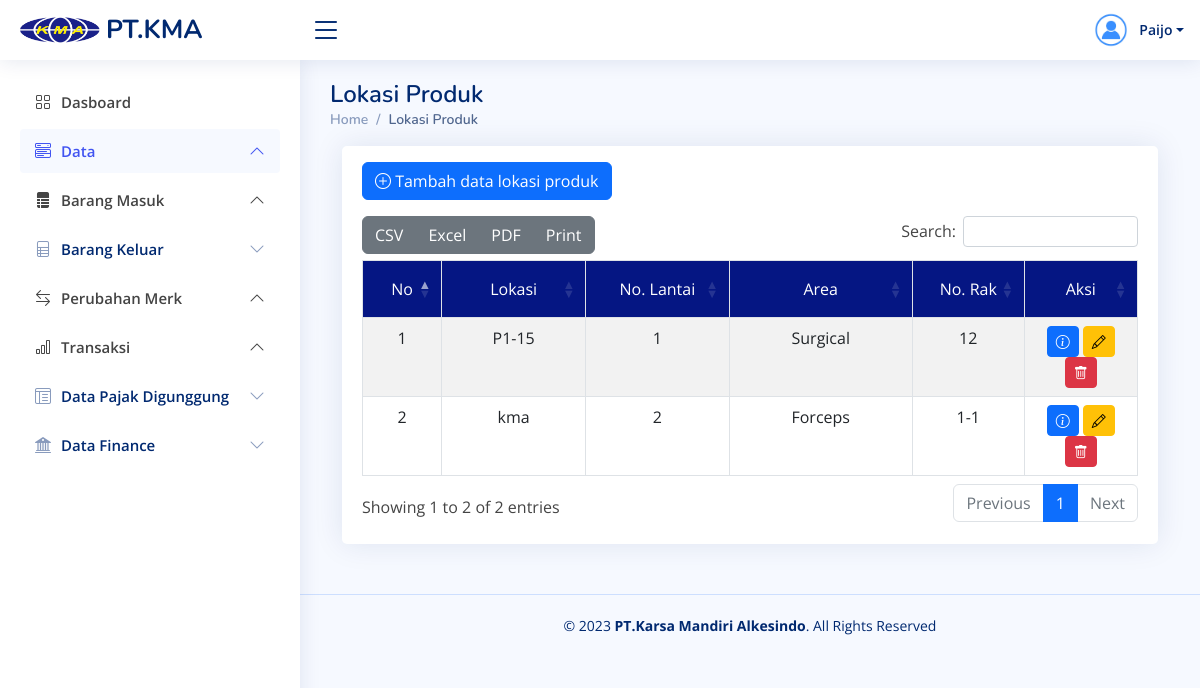
/lokasi-produk.php (signed in), run on the app's committed database.
### tables this page shows
CREATE TABLE `tb_lokasi_produk` (
  `id_lokasi` varchar(50) NOT NULL,
  `id_user` varchar(50) NOT NULL,
  `nama_lokasi` varchar(50) NOT NULL,
  `no_lantai` varchar(10) NOT NULL,
  `nama_area` varchar(50) NOT NULL,
  `no_rak` varchar(25) NOT NULL,
  `created_date` varchar(50) NOT NULL,
  `updated_date` varchar(50) NOT NULL,
  `user_updated` varchar(50) NOT NULL
);

### lokasi-produk.php (the view, shortened to what this page needs)
<?php
include "akses.php";
?>
<!DOCTYPE html>
<html lang="en">
<head>
    <?php include "page/head.php"; ?>
</head>
<body>
    <?php include "page/nav-header.php" ?>
    <?php include "page/sidebar.php"; ?>
    <main id="main" class="main">
        <div class="pagetitle">
            <h1>Lokasi Produk</h1>
            <nav>
                <ol class="breadcrumb">
                    <li class="breadcrumb-item"><a href="dashboard.php">Home</a></li>
                    <li class="breadcrumb-item active">Lokasi Produk</li>
                </ol>
            </nav>
        </div>
        <section class="section dashboard">
            <div class="container-fluid">
                <div class="card">
                    <div class="card-body mt-3">
                        <button class="btn btn-primary btn-md" data-bs-toggle="modal" data-bs-target="#modal1"><i class="bi bi-plus-circle"></i> Tambah data lokasi produk</button>
                        <div class="table-responsive mt-3">
                            <table class="table table-bordered table-striped" id="table1">
                                <thead>
                                    <tr class="text-white" style="background-color: #051683;">
                                        <td class="text-center p-3" style="width: 80px">No</td>
                                        <td class="text-center p-3" style="width: 200px">Lokasi</td>
                                        <td class="text-center p-3" style="width: 200px">No. Lantai</td>
                                        <td class="text-center p-3" style="width: 300px">Area</td>
                                        <td class="text-center p-3" style="width: 150px">No. Rak</td>
                                        <td class="text-center p-3" style="width: 150px">Aksi</td>
                                    </tr>
                                </thead>
                                <tbody>
                                    <?php
                                    include "koneksi.php";
                                    $no = 1;
                                    $sql = "SELECT lp.*,  uc.nama_user as user_created, uu.nama_user as user_updated
                                            FROM tb_lokasi_produk as lp
                                            LEFT JOIN user uc ON (lp.id_user = uc.id_user)
                                            LEFT JOIN user uu ON (lp.user_updated = uu.id_user)";
                                    $query = mysqli_query($connect, $sql) or die(mysqli_error($connect, $sql));
                                    while ($data = mysqli_fetch_array($query)) {
                                        $id_lokasi = base64_encode($data['id_lokasi']);
                                    ?>
                                        <tr>
                                            <td class="text-center"><?php echo $no; ?></td>
                                            <td class="text-center"><?php echo $data['nama_lokasi']; ?></td>
                                            <td class="text-center"><?php echo $data['no_lantai']; ?></td>
                                            <td class="text-center"><?php echo $data['nama_area']; ?></td>
                                            <td class="text-center"><?php echo $data['no_rak']; ?></td>
                                            <td class="text-center">
                                                <button class="btn btn-primary btn-sm" data-bs-toggle="modal" data-bs-target="#modal3" data-user="<?php echo $data['user_created'] ?>" data-lokasi="<?php echo $data['nama_lokasi'] ?>" data-lantai="<?php echo $data['no_lantai'] ?>" data-area="<?php echo $data['nama_area'] ?>" data-rak="<?php echo $data['no_rak'] ?>" data-created="<?php echo $data['created_date'] ?>" data-updated="<?php echo $data['updated_date'] ?>" data-userupdated="<?php echo $data['user_updated'] ?>">
                                                    <i class="bi bi-info-circle"></i>
                                                </button>
                                                <button class="btn btn-warning btn-sm" data-bs-toggle="modal" data-bs-target="#modal2" data-id="<?php echo $data['id_lokasi'] ?>" data-user="<?php echo $data['user_created'] ?>" data-lokasi="<?php echo $data['nama_lokasi'] ?>" data-lantai="<?php echo $data['no_lantai'] ?>" data-area="<?php echo $data['nama_area'] ?>" data-rak="<?php echo $data['no_rak'] ?>" data-created="<?php echo $data['created_date'] ?>" data-updated="<?php echo $data['updated_date'] ?>" data-userupdated="<?php echo $data['user_updated'] ?>">
                                                    <i class="bi bi-pencil"></i>
                                                </button>
                                                <a href="proses/proses-lokasi-produk.php?hapus-lokasi-produk=<?php echo $id_lokasi ?>" class="btn btn-danger btn-sm delete-data"><i class="bi bi-trash"></i></a>
                                            </td>
                                        </tr>
                                        <?php $no++; ?>
                                    <?php } ?>
                                </tbody>
                            </table>
                        </div>
                    </div>
                </div>
            </div>
        </section>
    </main>
    <?php include "page/footer.php" ?>
</body>
</html>

### assets/css/style.css (style rules this page uses)
:root { scroll-behavior: smooth; }
body { font-family: "Open Sans", sans-serif; background: #f6f9ff; color: #444444; }
h1, h2, h3, h4, h5, h6 { font-family: "Nunito", sans-serif; }
#main { margin-top: 60px; padding: 20px 30px; transition: all 0.3s; }
.pagetitle { margin-bottom: 10px; }
.pagetitle h1 { font-size: 24px; margin-bottom: 0; font-weight: 600; color: #012970; }
.card { margin-bottom: 30px; border: none; border-radius: 5px; box-shadow: 0px 0 30px rgba(1, 41, 112, 0.1); }
.card-body { padding: 0 20px 20px 20px; }
.breadcrumb { font-size: 14px; font-family: "Nunito", sans-serif; color: #899bbd; font-weight: 600; }
.breadcrumb a { color: #899bbd; transition: 0.3s; }
.breadcrumb .breadcrumb-item::before { color: #899bbd; }
.breadcrumb .active { color: #51678f; font-weight: 600; }
@media (min-width: 1200px) { #main, #footer { margin-left: 300px; } }

### data on the page
tb_lokasi_produk: nama_lokasi "P1-15", no_lantai "1", nama_area "Surgical", no_rak "12"
tb_lokasi_produk: nama_lokasi "kma", no_lantai "2", nama_area "Forceps", no_rak "1-1"

### other printed values
$_SESSION['tiket_nama'] "Paijo"
